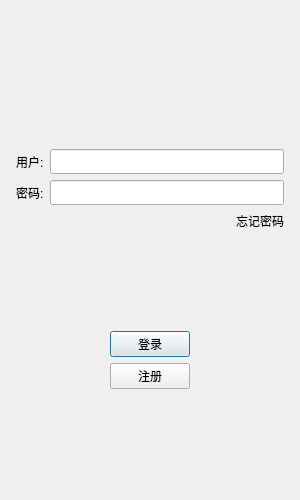
<?xml version="1.0" encoding="UTF-8"?>
<ui version="4.0">
 <class>LoginDialog</class>
 <widget class="QDialog" name="LoginDialog">
  <property name="geometry">
   <rect>
    <x>0</x>
    <y>0</y>
    <width>300</width>
    <height>500</height>
   </rect>
  </property>
  <property name="windowTitle">
   <string>Dialog</string>
  </property>
  <layout class="QVBoxLayout" name="verticalLayout_2">
   <item>
    <layout class="QVBoxLayout" name="verticalLayout">
     <property name="leftMargin">
      <number>5</number>
     </property>
     <property name="topMargin">
      <number>5</number>
     </property>
     <property name="rightMargin">
      <number>5</number>
     </property>
     <property name="bottomMargin">
      <number>5</number>
     </property>
     <item>
      <widget class="QWidget" name="widget" native="true">
       <layout class="QVBoxLayout" name="verticalLayout_3">
        <item>
         <widget class="QLabel" name="label_2">
          <property name="minimumSize">
           <size>
            <width>100</width>
            <height>0</height>
           </size>
          </property>
          <property name="maximumSize">
           <size>
            <width>16777215</width>
            <height>250</height>
           </size>
          </property>
          <property name="text">
           <string/>
          </property>
          <property name="pixmap">
           <pixmap resource="res.qrc">:/res/PChat.jpg</pixmap>
          </property>
          <property name="alignment">
           <set>Qt::AlignmentFlag::AlignCenter</set>
          </property>
         </widget>
        </item>
       </layout>
      </widget>
     </item>
     <item>
      <spacer name="verticalSpacer">
       <property name="orientation">
        <enum>Qt::Orientation::Vertical</enum>
       </property>
       <property name="sizeHint" stdset="0">
        <size>
         <width>20</width>
         <height>40</height>
        </size>
       </property>
      </spacer>
     </item>
     <item>
      <layout class="QHBoxLayout" name="horizontalLayout">
       <item>
        <widget class="QLabel" name="user_label">
         <property name="maximumSize">
          <size>
           <width>16777215</width>
           <height>25</height>
          </size>
         </property>
         <property name="text">
          <string>用户:</string>
         </property>
        </widget>
       </item>
       <item>
        <widget class="QLineEdit" name="user_edit">
         <property name="minimumSize">
          <size>
           <width>0</width>
           <height>25</height>
          </size>
         </property>
         <property name="maximumSize">
          <size>
           <width>16777215</width>
           <height>25</height>
          </size>
         </property>
        </widget>
       </item>
      </layout>
     </item>
     <item>
      <layout class="QHBoxLayout" name="horizontalLayout_2">
       <item>
        <widget class="QLabel" name="passwd_laebl">
         <property name="maximumSize">
          <size>
           <width>16777215</width>
           <height>25</height>
          </size>
         </property>
         <property name="text">
          <string>密码:</string>
         </property>
        </widget>
       </item>
       <item>
        <widget class="QLineEdit" name="passwd_edit">
         <property name="minimumSize">
          <size>
           <width>0</width>
           <height>25</height>
          </size>
         </property>
         <property name="maximumSize">
          <size>
           <width>16777215</width>
           <height>25</height>
          </size>
         </property>
        </widget>
       </item>
      </layout>
     </item>
     <item>
      <layout class="QHBoxLayout" name="horizontalLayout_3">
       <item>
        <spacer name="horizontalSpacer">
         <property name="orientation">
          <enum>Qt::Orientation::Horizontal</enum>
         </property>
         <property name="sizeHint" stdset="0">
          <size>
           <width>40</width>
           <height>20</height>
          </size>
         </property>
        </spacer>
       </item>
       <item>
        <widget class="QLabel" name="forgetpasswd_label">
         <property name="maximumSize">
          <size>
           <width>16777215</width>
           <height>25</height>
          </size>
         </property>
         <property name="text">
          <string>忘记密码</string>
         </property>
        </widget>
       </item>
      </layout>
     </item>
     <item>
      <spacer name="verticalSpacer_2">
       <property name="orientation">
        <enum>Qt::Orientation::Vertical</enum>
       </property>
       <property name="sizeHint" stdset="0">
        <size>
         <width>20</width>
         <height>40</height>
        </size>
       </property>
      </spacer>
     </item>
     <item>
      <layout class="QHBoxLayout" name="horizontalLayout_4">
       <item>
        <spacer name="horizontalSpacer_2">
         <property name="orientation">
          <enum>Qt::Orientation::Horizontal</enum>
         </property>
         <property name="sizeHint" stdset="0">
          <size>
           <width>40</width>
           <height>20</height>
          </size>
         </property>
        </spacer>
       </item>
       <item>
        <widget class="QPushButton" name="login_btn">
         <property name="text">
          <string>登录</string>
         </property>
        </widget>
       </item>
       <item>
        <spacer name="horizontalSpacer_3">
         <property name="orientation">
          <enum>Qt::Orientation::Horizontal</enum>
         </property>
         <property name="sizeHint" stdset="0">
          <size>
           <width>40</width>
           <height>20</height>
          </size>
         </property>
        </spacer>
       </item>
      </layout>
     </item>
     <item>
      <layout class="QHBoxLayout" name="horizontalLayout_5">
       <item>
        <spacer name="horizontalSpacer_4">
         <property name="orientation">
          <enum>Qt::Orientation::Horizontal</enum>
         </property>
         <property name="sizeHint" stdset="0">
          <size>
           <width>40</width>
           <height>20</height>
          </size>
         </property>
        </spacer>
       </item>
       <item>
        <widget class="QPushButton" name="reg_btn">
         <property name="text">
          <string>注册</string>
         </property>
        </widget>
       </item>
       <item>
        <spacer name="horizontalSpacer_5">
         <property name="orientation">
          <enum>Qt::Orientation::Horizontal</enum>
         </property>
         <property name="sizeHint" stdset="0">
          <size>
           <width>40</width>
           <height>20</height>
          </size>
         </property>
        </spacer>
       </item>
      </layout>
     </item>
     <item>
      <spacer name="verticalSpacer_3">
       <property name="orientation">
        <enum>Qt::Orientation::Vertical</enum>
       </property>
       <property name="sizeHint" stdset="0">
        <size>
         <width>20</width>
         <height>40</height>
        </size>
       </property>
      </spacer>
     </item>
    </layout>
   </item>
  </layout>
 </widget>
 <resources>
  <include location="res.qrc"/>
 </resources>
 <connections/>
</ui>
